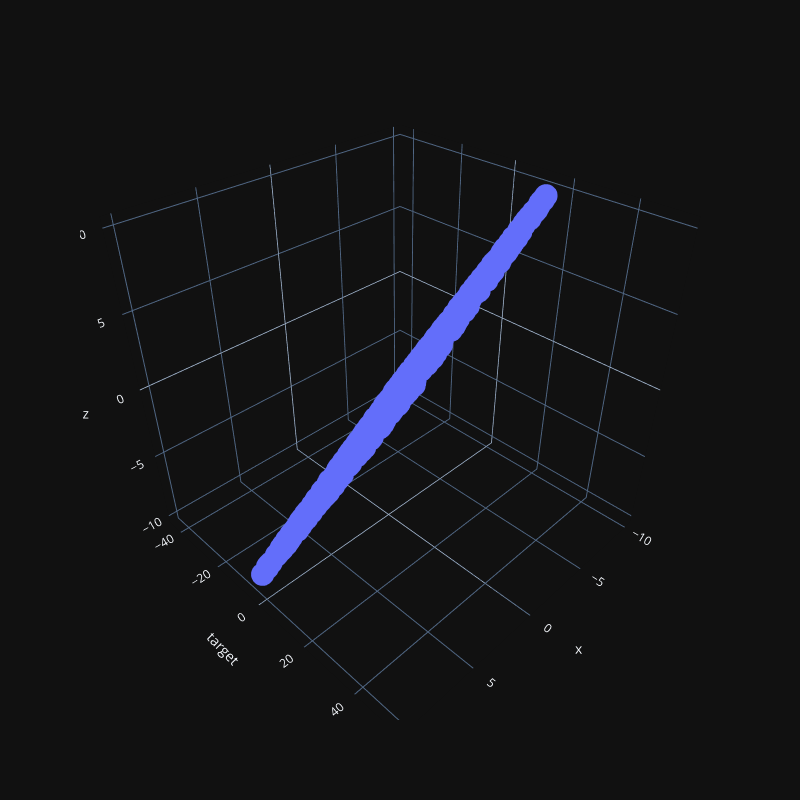

This figure's notebook cell:
### Markdown cell above
## Plot the x,z and target values

### Code cell
fig = px.scatter_3d(df_dataset , x='x', y='target', z='z', width=800, height=800, template="plotly_dark")
fig.show()

### Figure 1 — Plotly figure (JSON) as saved in the notebook; plotly's stock layout.template omitted (floating-point values rounded to 4 significant figures; data arrays with more than 128 entries replaced by an {"elided": "..."} marker saying what was removed)
{"data": [{"hovertemplate": "x=%{x}<br>target=%{y}<br>z=%{z}<extra></extra>", "legendgroup": "", "marker": {"color": "#636efa", "symbol": "circle"}, "mode": "markers", "name": "", "scene": "scene", "showlegend": false, "x": {"elided": "1000 float values"}, "y": {"elided": "1000 float values"}, "z": {"elided": "1000 float values"}, "type": "scatter3d"}], "layout": {"scene": {"domain": {"x": [0.0, 1.0], "y": [0.0, 1.0]}, "xaxis": {"title": {"text": "x"}}, "yaxis": {"title": {"text": "target"}}, "zaxis": {"title": {"text": "z"}}}, "legend": {"tracegroupgap": 0}, "margin": {"t": 60}, "height": 800, "width": 800}}
